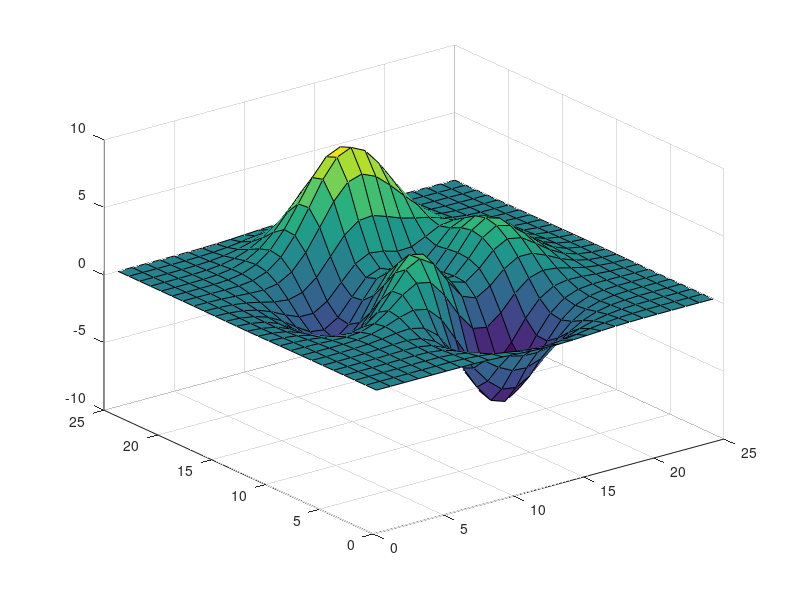

Source code (MATLAB): (Note: this script raises an error after producing the figure.)
% Example

% Example 1
figure;
surf(peaks(25));
colormap(centered), colorbar;
saveas(gcf,'figures/example1.png');

% Example 2
figure;
contourf(peaks(25),25,'linestyle','none'); 
colormap(centered('BrBg')), colorbar;
saveas(gcf,'figures/example2.png');

